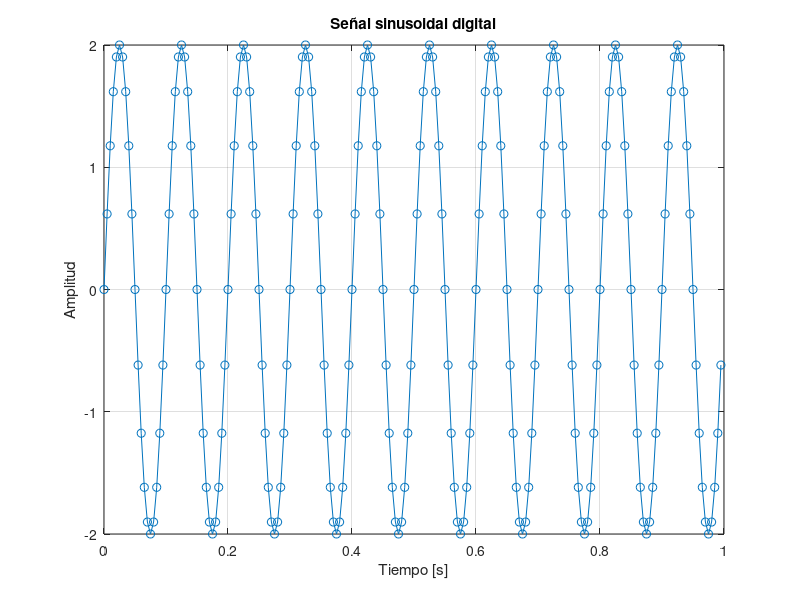

Write the MATLAB code that produced this figure.
clear all;
close all;
clc;

A = 2;        % Amplitud
f = 10;       % Frecuencia de la señal en Hz
fs = 200;     % Frecuencia de muestreo en Hz
N = 200;      % Cantidad de muestras

n = 0:N-1;
t = n / fs;

x = A * sin(2*pi*f*t);

figure;
plot(t, x, 'o-');
grid on;
title('Señal sinusoidal digital');
xlabel('Tiempo [s]');
ylabel('Amplitud');
